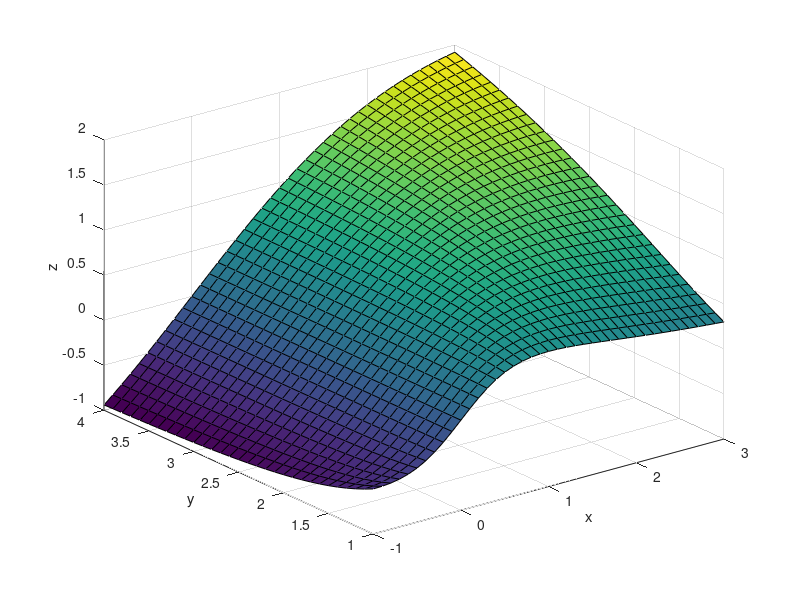

This figure's MATLAB source:
%Code given from homework assignment
%Produces a surface plot for f(x,y) = (xy^2)/(x^2+y^2)

x = -1:0.1:3;
y = 1:0.1:4;
[X,Y] = meshgrid(x,y);
Z = X.*Y.^2./(X.^2 + Y.^2);
HW6Q5Plot = figure('Name','Question #5'); figure(HW6Q5Plot);
surf(X,Y,Z)
xlabel('x'); ylabel('y'); zlabel('z');